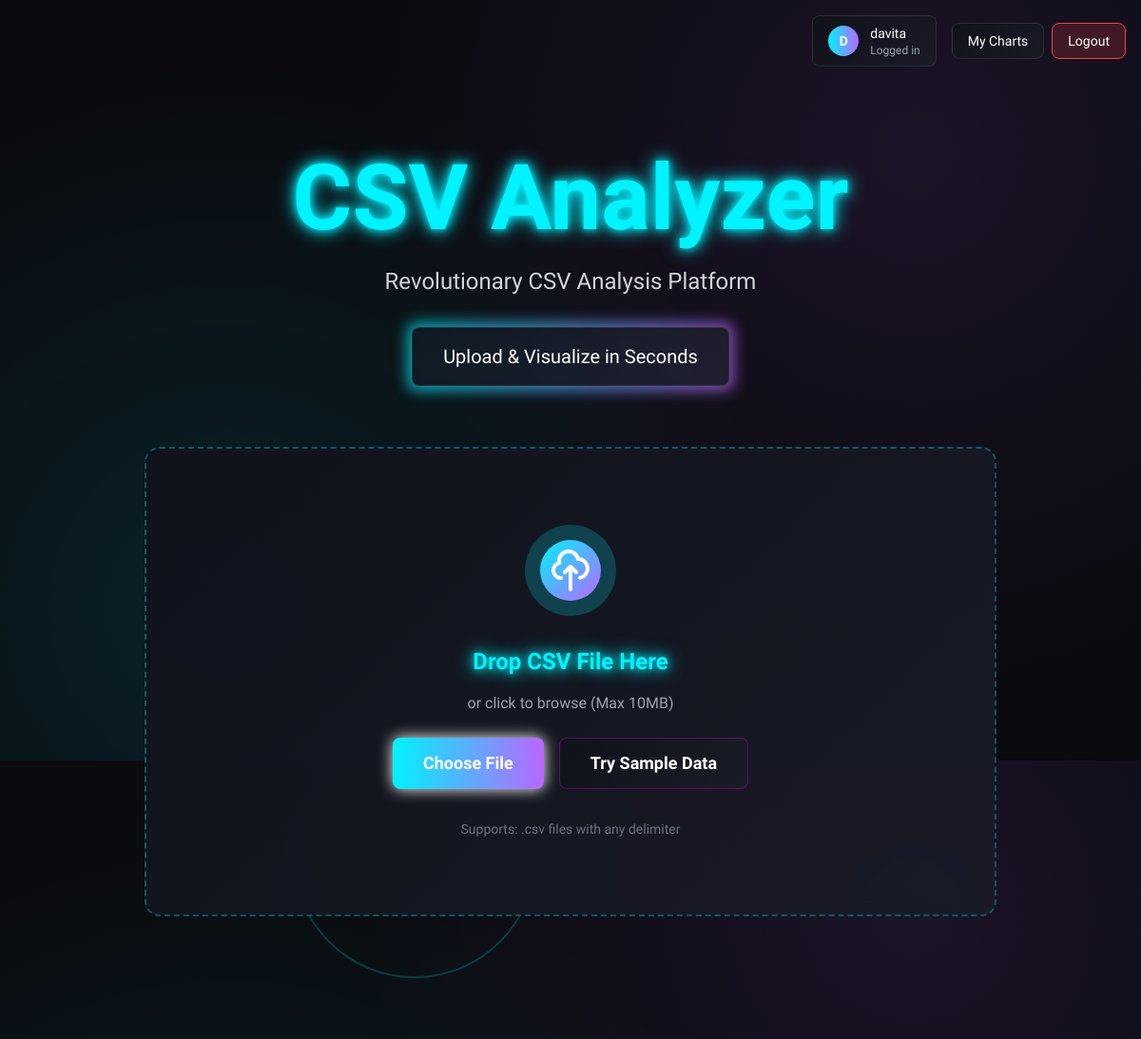
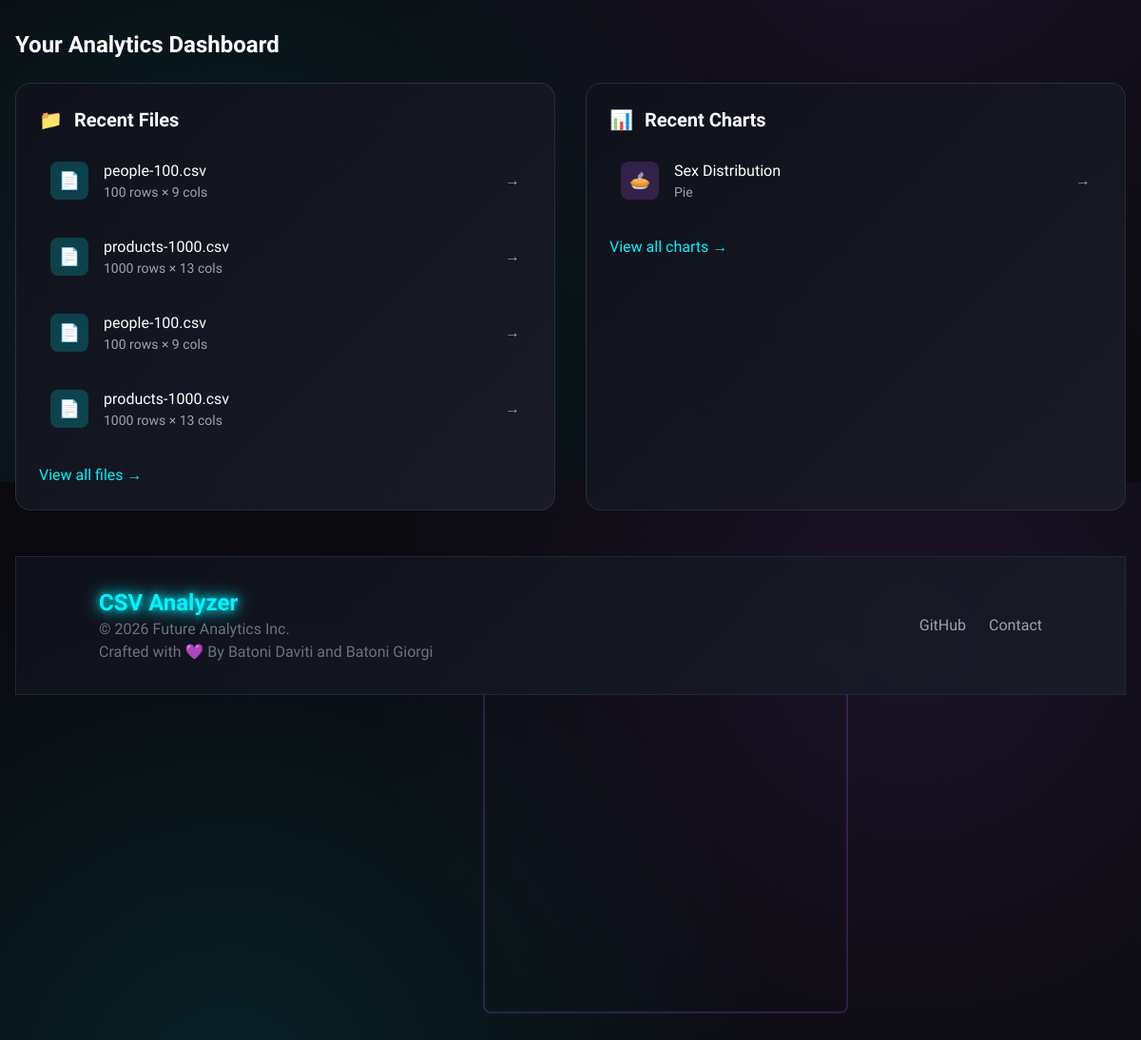
The page / (signed in) on the database its author committed (2 pictures, top to bottom).
### app1/models.py (models this page shows, shortened)
class CSVFile(models.Model):
    user = models.ForeignKey(User, on_delete=models.CASCADE, null=True, blank=True)
    name = models.CharField(max_length=255)
    original_filename = models.CharField(max_length=255)
    file = models.FileField(upload_to='csv_files/')
    uploaded_at = models.DateTimeField(auto_now_add=True)
    size = models.IntegerField()
    rows = models.IntegerField(default=0)
    columns = models.IntegerField(default=0)
    column_types = models.JSONField(default=dict)

class Chart(models.Model):
    CHART_TYPES = [
        ('line', 'Line Chart'),
        ('bar', 'Bar Chart'),
        ('pie', 'Pie Chart'),
        ('doughnut', 'Doughnut Chart'),
        ('histogram', 'Histogram'),
        ('area', 'Area Chart'),
    ]
    session = models.ForeignKey(AnalysisSession, on_delete=models.CASCADE)
    user = models.ForeignKey(User, on_delete=models.CASCADE)
    title = models.CharField(max_length=200)
    chart_type = models.CharField(max_length=50, choices=CHART_TYPES)
    x_column = models.CharField(max_length=100)
    y_column = models.CharField(max_length=100, null=True, blank=True)
    config = models.JSONField(default=dict)
    created_at = models.DateTimeField(auto_now_add=True)
    class Meta:
        ordering = ['-created_at']

### app1/views.py (the view)
# urls.py: path('', views.home, name='home'),
@login_required
def home(request):
    recent_files = CSVFile.objects.filter(user=request.user).order_by('-uploaded_at')[:5]
    recent_charts = Chart.objects.filter(user=request.user).order_by('-created_at')[:5]
    context = {
        'recent_files': recent_files,
        'recent_charts': recent_charts,
    }
    return render(request, 'home.html', context)

### app1/templates/home.html (shortened to what this page needs)
{% extends 'base.html' %}
{% block content %}
<div class="min-h-screen relative overflow-hidden">
    <div class="absolute top-1/4 left-1/4 w-64 h-64 rounded-full border-2 border-neon-blue/20 float"></div>
    <div class="absolute bottom-1/4 right-1/4 w-96 h-96 border-2 border-neon-purple/20 rounded-lg float" style="animation-delay: -3s;"></div>
    <div class="container mx-auto px-4 pt-20 relative z-10">
        <div class="text-center mb-16">
            <h1 class="text-6xl md:text-8xl font-bold mb-6 neon-text" style="color: var(--neon-blue);">
                <span class="float">CSV Analyzer</span>
            </h1>
            <p class="text-2xl text-gray-300 mb-8 font-light">Revolutionary CSV Analysis Platform</p>
            <div class="inline-block relative group">
                <div class="absolute -inset-1 bg-gradient-to-r from-neon-blue to-neon-purple rounded-lg blur opacity-75 group-hover:opacity-100 transition duration-1000"></div>
                <div class="relative px-8 py-4 gradient-bg rounded-lg">
                    <span class="text-xl">Upload & Visualize in Seconds</span>
                </div>
            </div>
        </div>
        <div class="max-w-4xl mx-auto mb-20">
            <div id="uploadZone" class="gradient-bg rounded-2xl p-8 border-2 border-dashed border-neon-blue/30 hover:border-neon-blue transition-all duration-300 cursor-pointer group">
                <div class="text-center py-12">
                    <div class="w-24 h-24 mx-auto mb-8 relative">
                        <div class="absolute inset-0 bg-neon-blue/20 rounded-full animate-ping"></div>
                        <div class="absolute inset-4 bg-gradient-to-br from-neon-blue to-neon-purple rounded-full flex items-center justify-center">
                            <svg class="w-12 h-12 text-white" fill="none" stroke="currentColor" viewBox="0 0 24 24">
                                <path stroke-linecap="round" stroke-linejoin="round" stroke-width="2" d="M7 16a4 4 0 01-.88-7.903A5 5 0 1115.9 6L16 6a5 5 0 011 9.9M15 13l-3-3m0 0l-3 3m3-3v12"></path>
                            </svg>
                        </div>
                    </div>
                    <h3 class="text-2xl font-bold mb-4 neon-text" style="color: var(--neon-blue);">Drop CSV File Here</h3>
                    <p class="text-gray-400 mb-6">or click to browse (Max 10MB)</p>
                    <div class="flex flex-wrap gap-4 justify-center">
                        <button onclick="document.getElementById('csvFile').click()"
                                class="px-8 py-3 bg-gradient-to-r from-neon-blue to-neon-purple rounded-lg font-bold text-lg hover:scale-105 transition-transform duration-300 glow">
                            Choose File
                        </button>
                        <button onclick="useSampleData()"
                                class="px-8 py-3 gradient-bg border border-neon-pink/30 rounded-lg font-bold text-lg hover:border-neon-pink transition-all duration-300">
                            Try Sample Data
                        </button>
                    </div>
                    <div class="mt-8 text-sm text-gray-500">
                        Supports: .csv files with any delimiter
                    </div>
                </div>
            </div>
        </div>
    </div>
    {% if user.is_authenticated %}
<div class="mb-12">
    <h2 class="text-2xl font-bold mb-6">Your Analytics Dashboard</h2>
    <div class="grid grid-cols-1 md:grid-cols-2 gap-8">
        <div class="gradient-bg rounded-2xl p-6">
            <h3 class="text-xl font-bold mb-4 flex items-center">
                <span class="mr-3">📁</span>
                Recent Files
            </h3>
            {% if recent_files %}
            <div class="space-y-3">
                {% for file in recent_files %}
                <a href="{% url 'analyze' file.analysissession_set.first.id %}"
                   class="flex items-center justify-between p-3 rounded-lg hover:bg-gray-800/50 transition-colors duration-300">
                    <div class="flex items-center">
                        <div class="w-10 h-10 rounded-lg bg-neon-blue/20 flex items-center justify-center mr-4">
                            <span class="text-lg">📄</span>
                        </div>
                        <div>
                            <div class="font-medium">{{ file.name|truncatechars:30 }}</div>
                            <div class="text-sm text-gray-400">{{ file.rows }} rows × {{ file.columns }} cols</div>
                        </div>
                    </div>
                    <span class="text-gray-400">→</span>
                </a>
                {% endfor %}
            </div>
            <div class="mt-6">
                <a href="{% url 'my_files' %}"
                   class="text-neon-blue hover:text-neon-purple transition-colors">
                    View all files →
                </a>
            </div>
            {% else %}
            <p class="text-gray-400 mb-4">No files uploaded yet</p>
            {% endif %}
        </div>
        <div class="gradient-bg rounded-2xl p-6">
            <h3 class="text-xl font-bold mb-4 flex items-center">
                <span class="mr-3">📊</span>
                Recent Charts
            </h3>
            {% if recent_charts %}
            <div class="space-y-3">
                {% for chart in recent_charts %}
                <a href="{% url 'dashboard' chart.session.id %}"
                   class="flex items-center justify-between p-3 rounded-lg hover:bg-gray-800/50 transition-colors duration-300">
                    <div class="flex items-center">
                        <div class="w-10 h-10 rounded-lg bg-neon-purple/20 flex items-center justify-center mr-4">
                            <span class="text-lg">
                                {% if chart.chart_type == 'bar' %}📊
                                {% elif chart.chart_type == 'line' %}📈
                                {% elif chart.chart_type == 'pie' %}🥧
                                {% else %}📊{% endif %}
                            </span>
                        </div>
                        <div>
                            <div class="font-medium">{{ chart.title|truncatechars:30 }}</div>
                            <div class="text-sm text-gray-400">{{ chart.chart_type|title }}</div>
                        </div>
                    </div>
                    <span class="text-gray-400">→</span>
                </a>
                {% endfor %}
            </div>
            <div class="mt-6">
                <a href="{% url 'my_charts' %}"
                   class="text-neon-blue hover:text-neon-purple transition-colors">
                    View all charts →
                </a>
            </div>
            {% else %}
            <p class="text-gray-400 mb-4">No charts created yet</p>
            {% endif %}
        </div>
    </div>
</div>
{% endif %}
    <div class="gradient-bg border-t border-gray-800 py-8">
        <div class="container mx-auto px-4">
            <div class="flex flex-col md:flex-row justify-between items-center">
                <div class="mb-4 md:mb-0">
                    <div class="text-2xl font-bold neon-text" style="color: var(--neon-blue);">CSV Analyzer</div>
                    <div class="text-gray-500">© 2026 Future Analytics Inc.</div>
                    <div class="text-gray-500">Crafted with 💜 By Batoni Daviti and Batoni Giorgi</div>
                </div>
                <div class="flex space-x-6">
                    <a href="https://github.com/DatoBagauri1" class="text-gray-400 hover:text-neon-blue transition-colors duration-300">GitHub</a>
                    <a href="https://www.instagram.com/bagauridato1/" class="text-gray-400 hover:text-neon-blue transition-colors duration-300">Contact</a>
                </div>
            </div>
        </div>
    </div>
</div>
{% endblock %}

### app1/templates/base.html (shortened to what this page needs)
<!DOCTYPE html>
<html lang="en">
<head>
    <script src="https://cdn.tailwindcss.com/3.4.0"></script>
</head>
<body>
    <div class="fixed top-4 right-4 z-40">
        {% if user.is_authenticated %}
        <div class="flex items-center space-x-4">
            <div class="gradient-bg rounded-lg px-4 py-2 flex items-center space-x-3">
                <div class="w-8 h-8 rounded-full bg-gradient-to-r from-neon-blue to-neon-purple flex items-center justify-center">
                    <span class="text-sm font-bold">{{ user.username|first|upper }}</span>
                </div>
                <div class="hidden md:block">
                    <div class="text-sm font-medium">{{ user.username }}</div>
                    <div class="text-xs text-gray-400">Logged in</div>
                </div>
            </div>
            <div class="flex space-x-2">
                <a href="{% url 'my_charts' %}"
                   class="px-4 py-2 gradient-bg rounded-lg text-sm hover:scale-105 transition-transform duration-300 no-select">
                    My Charts
                </a>
                <a href="{% url 'logout' %}"
                   class="px-4 py-2 bg-red-500/20 border border-red-500 rounded-lg text-sm hover:bg-red-500/30 transition-colors no-select">
                    Logout
                </a>
            </div>
        </div>
        {% endif %}
    </div>
    <div class="matrix-bg" id="matrixCanvas"></div>
    <main class="relative z-10 pt-20 pb-10 px-4 min-h-screen">
        {% block content %}{% endblock %}
    </main>
</body>
</html>

### app1/templates/base.html (style rules this page uses)
:root { --neon-blue: #00f3ff; --neon-purple: #b967ff; --neon-pink: #ff00ff; --dark-bg: #0a0a0f; --card-bg: rgba(16, 18, 27, 0.8); }
* { margin: 0; padding: 0; box-sizing: border-box; }
body { font-family: 'Exo 2', 'Exo 2', sans-serif; background-color: var(--dark-bg); color: white; min-height: 100vh; overflow-x: hidden; background-image: radial-gradient(circle at 20% 80%, rgba(0, 243, 255, 0.1) 0%, transparent 50%), radial-gradient(circle at 80% 20%, rgba(185, 103, 255, 0.1) 0%, transparent 50%); }
.neon-text { text-shadow: 0 0 10px currentColor, 0 0 20px currentColor; }
.gradient-bg { background: linear-gradient(135deg, rgba(16, 18, 27, 0.95) 0%, rgba(26, 28, 40, 0.95) 100%); backdrop-filter: blur(10px); border: 1px solid rgba(255, 255, 255, 0.1); }
.float { animation: float 6s ease-in-out infinite; }
.glow { filter: drop-shadow(0 0 8px currentColor); }
.matrix-bg { position: fixed; top: 0; left: 0; width: 100%; height: 100%; z-index: -1; opacity: 0.05; pointer-events: none; }
.no-select { user-select: none; }

### rows shown on the page
CSVFile: name "people-100.csv", rows "100", columns "9"
CSVFile: name "products-1000.csv", rows "1000", columns "13"
CSVFile: name "people-100.csv", rows "100", columns "9"
CSVFile: name "products-1000.csv", rows "1000", columns "13"
Chart: title "Sex Distribution", chart_type "Pie"

### other values the page prints
{{ user.username|first|upper }} "D"
{{ user.username }} "davita"
